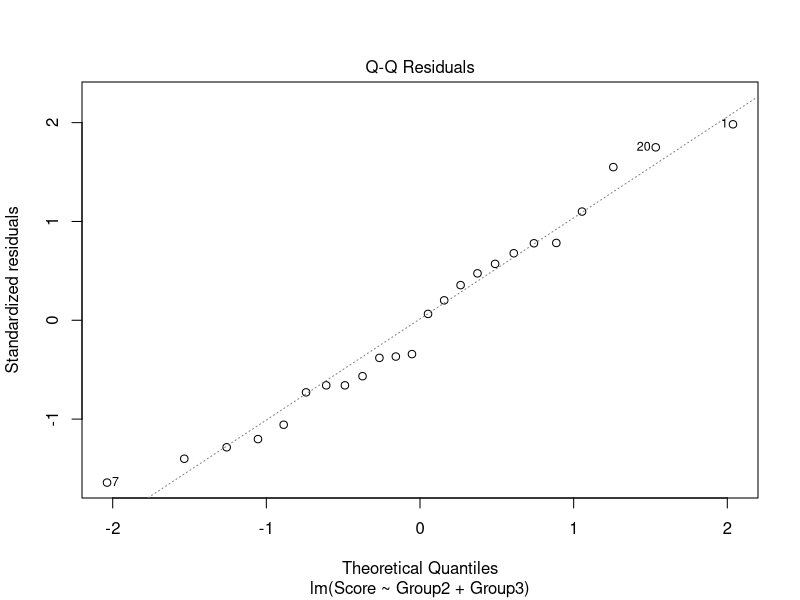

Write the R code that produced this figure.

sleep <- read.table("../data/sleep.txt",  header = TRUE)

sleep
# 1, 0 -> 20 hours sleep dep 
# 0 , 1 -> 24 hours sleep dep 
# 0 , 0 -> 16 hours sleep dep 

sleep.model <- lm(Score ~ Group2 + Group3, data=sleep)
summary(sleep.model)
plot(sleep.model, which=2)
# from the F-statistics p-value =  0.02877 < 0.05 there we reject H0 and 
# state that at least one of B0, B1, B2 are not zero.
# error ~ N(0,sigma^2) from plots
# henceforth, sleep is related to performance

# is there evidence that 